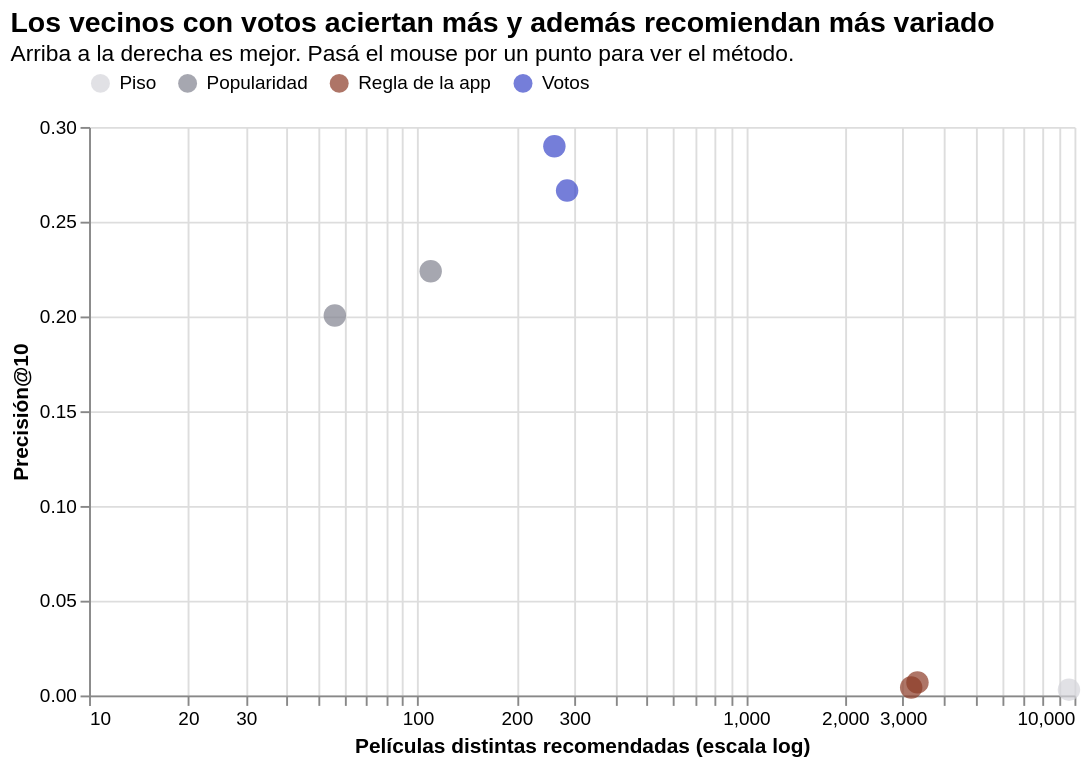

The notebook cell saved with this chart:
### Markdown cell above
**Lo que muestra el gráfico:**

1. **La regla de la app no sirve para recomendar.** Acierta apenas un poco más que el azar. Ordena por el
   **promedio** de los vecinos y acepta películas que vieron sólo 2 de ellos: así sube al primer lugar
   cualquier película rara que dos vecinos calificaron con 5. Es la misma trampa de los pocos ratings de
   la sección 2 de la app, ahora del lado de las películas.
2. **Con votos, el modelo funciona.** Los mismos vecinos del modelo, contando cuántos calificaron bien
   cada película, superan a las más populares y a las más populares del perfil. O sea: **el espacio
   del modelo sí encuentra usuarios parecidos**.
3. **Los vecinos por películas son un poco mejores todavía.** Comparar a los usuarios por las películas
   que comparten le gana al modelo por poco. Es esperable: el modelo resume a cada usuario en géneros y
   épocas y pierde detalle.
4. **Hay un costo en variedad.** Los métodos de popularidad recomiendan casi lo mismo a todos; los de
   vecinos reparten las recomendaciones entre muchas más películas.

### Code cell
var = resumen["variedad"]["mean"].reset_index().merge(resumen["precision"]["mean"].reset_index(), on="metodo",
                                                     suffixes=("_variedad", "_precision"))
var.columns = ["metodo", "variedad", "precision"]
var["familia"] = datos.set_index("metodo").loc[var["metodo"], "familia"].to_numpy()
alt.Chart(var).mark_point(filled=True, size=140).encode(
    x=alt.X("variedad:Q", title="Películas distintas recomendadas (escala log)", scale=alt.Scale(type="log")),
    y=alt.Y("precision:Q", title="Precisión@10"),
    color=alt.Color("familia:N", scale=escala, title=None, legend=alt.Legend(orient="top")),
    tooltip=["metodo", alt.Tooltip("variedad:Q", format=",.0f"), alt.Tooltip("precision:Q", format=".3f")]
).properties(width=520, height=300, title=alt.Title(
    "Los vecinos con votos aciertan más y además recomiendan más variado",
    subtitle="Arriba a la derecha es mejor. Pasá el mouse por un punto para ver el método.",
    anchor="start", fontSize=15)).configure_view(stroke=None)

### Figure 1 — Vega-Lite specification as saved in the notebook (floating-point values rounded to 4 significant figures)
{"config": {"view": {"continuousWidth": 300, "continuousHeight": 300, "stroke": null}}, "data": {"name": "data-da6d8a7ca5f3385b676967e7822ee122"}, "mark": {"type": "point", "filled": true, "size": 140}, "encoding": {"color": {"field": "familia", "legend": {"orient": "top"}, "scale": {"domain": ["Piso", "Popularidad", "Regla de la app", "Votos"], "range": ["#d4d4da", "#80818f", "#8b3a26", "#3b47c9"]}, "title": null, "type": "nominal"}, "tooltip": [{"field": "metodo", "type": "nominal"}, {"field": "variedad", "format": ",.0f", "type": "quantitative"}, {"field": "precision", "format": ".3f", "type": "quantitative"}], "x": {"field": "variedad", "scale": {"type": "log"}, "title": "Películas distintas recomendadas (escala log)", "type": "quantitative"}, "y": {"field": "precision", "title": "Precisión@10", "type": "quantitative"}}, "height": 300, "title": {"text": "Los vecinos con votos aciertan más y además recomiendan más variado", "anchor": "start", "fontSize": 15, "subtitle": "Arriba a la derecha es mejor. Pasá el mouse por un punto para ver el método."}, "width": 520, "$schema": "https://vega.github.io/schema/vega-lite/v6.4.1.json", "datasets": {"data-da6d8a7ca5f3385b676967e7822ee122": [{"metodo": "Al azar", "variedad": 9621.0, "precision": 0.003048, "familia": "Piso"}, {"metodo": "Más populares", "variedad": 56.0, "precision": 0.2005, "familia": "Popularidad"}, {"metodo": "Más populares de su perfil", "variedad": 109.7, "precision": 0.2239, "familia": "Popularidad"}, {"metodo": "Vecinos del modelo · regla de la app", "variedad": 3184.0, "precision": 0.004182, "familia": "Regla de la app"}, {"metodo": "Vecinos del modelo · votos", "variedad": 285.3, "precision": 0.2664, "familia": "Votos"}, {"metodo": "Vecinos por películas · regla de la app", "variedad": 3327.0, "precision": 0.006897, "familia": "Regla de la app"}, {"metodo": "Vecinos por películas · votos", "variedad": 261.0, "precision": 0.2898, "familia": "Votos"}]}}
